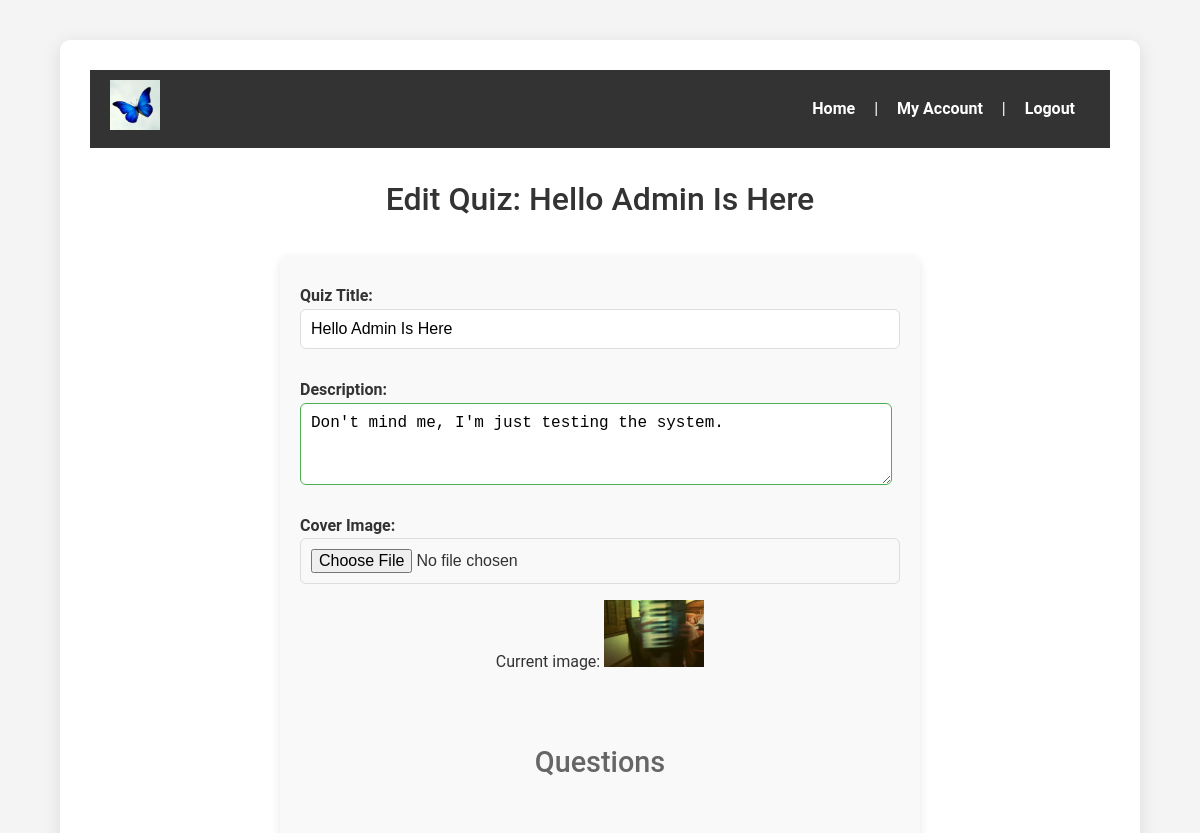
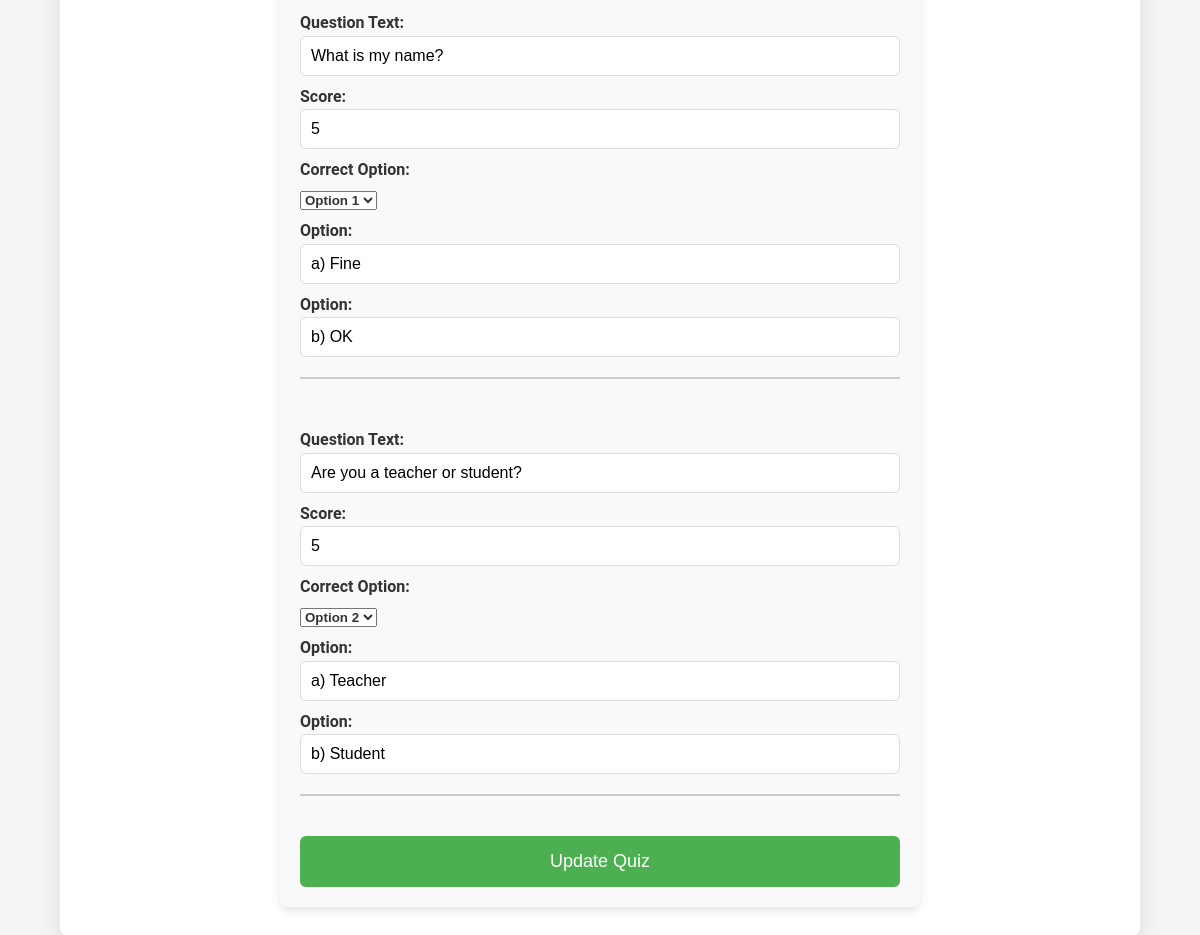
The app's page /edit_quiz.php?quiz_id=6 (signed in) with its own data (2 pictures, top to bottom).
### tables this page shows
CREATE TABLE `quizzes` (
  `id` int(11) NOT NULL,
  `title` varchar(255) NOT NULL,
  `description` text DEFAULT NULL,
  `cover_image` varchar(255) DEFAULT 'default_cover.jpg',
  `created_by` int(11) DEFAULT NULL,
  `created_at` timestamp NOT NULL DEFAULT current_timestamp(),
  `total_score` int(11) DEFAULT 0
);

CREATE TABLE `questions` (
  `id` int(11) NOT NULL,
  `quiz_id` int(11) DEFAULT NULL,
  `question_text` text NOT NULL,
  `correct_option` int(11) DEFAULT NULL,
  `created_at` timestamp NOT NULL DEFAULT current_timestamp(),
  `score` int(11) NOT NULL DEFAULT 0
);

CREATE TABLE `options` (
  `id` int(11) NOT NULL,
  `question_id` int(11) DEFAULT NULL,
  `option_text` text NOT NULL,
  `is_correct` tinyint(1) DEFAULT 0
);

### edit_quiz.php (the view, shortened to what this page needs)
<?php
include('includes/db_connect.php');
$quiz_id = isset($_GET['quiz_id']) ? $_GET['quiz_id'] : null;
$sql = "SELECT q.title, q.description, q.cover_image,
               qs.id AS question_id, qs.question_text, qs.score, qs.correct_option,
               o.id AS option_id, o.option_text
        FROM quizzes q
        LEFT JOIN questions qs ON q.id = qs.quiz_id
        LEFT JOIN options o ON qs.id = o.question_id
        WHERE q.id = ?
        ORDER BY qs.id ASC, o.id ASC";
$stmt = $conn->prepare($sql);
$stmt->bind_param("i", $quiz_id);
$stmt->execute();
$result = $stmt->get_result();
$quiz_data = $result->fetch_all(MYSQLI_ASSOC);
$options_by_question = [];
foreach ($quiz_data as $data) {
    if ($data['option_id']) {
        $options_by_question[$data['question_id']][] = $data;
    }
}
$quiz_details = $quiz_data[0];
?>
<!DOCTYPE html>
<html lang="en">
<head>
    <link rel="stylesheet" href="css/style.css">
</head>
<body>
    <div class="container">
        <header>
            <div class="logo">
                <img src="images/logo.png" alt="App Logo" width="150">
            </div>
            <div class="nav-menu">
                <a href="index.php">Home</a> |
                <a href="account.php">My Account</a> |
                <a href="logout.php">Logout</a>
            </div>
        </header>
        <h2>Edit Quiz: <?php echo htmlspecialchars($quiz_details['title']); ?></h2>
        <form action="edit_quiz.php?quiz_id=<?php echo $quiz_id; ?>" method="POST" enctype="multipart/form-data">
            <div class="form-section">
                <label for="title">Quiz Title:</label>
                <input type="text" id="title" name="title" value="<?php echo htmlspecialchars($quiz_details['title']); ?>" required>
            </div>
            <div class="form-section">
                <label for="description">Description:</label>
                <textarea id="description" name="description" required><?php echo htmlspecialchars($quiz_details['description']); ?></textarea>
            </div>
            <div class="form-section">
                <label for="cover_image">Cover Image:</label>
                <input type="file" id="cover_image" name="cover_image">
                <?php if ($quiz_details['cover_image']) : ?>
                    <p>Current image: <img src="images/<?php echo htmlspecialchars($quiz_details['cover_image']); ?>" alt="Cover Image" width="100"></p>
                <?php endif; ?>
            </div>
			<h3>Questions</h3>
			<?php foreach ($quiz_data as $row) : ?>
				<?php if (!isset($displayed_questions[$row['question_id']])) : ?>
					<div class="question-section">
						<label for="question_<?php echo $row['question_id']; ?>">Question Text:</label>
						<input type="text" name="questions[<?php echo $row['question_id']; ?>][question_text]" value="<?php echo htmlspecialchars($row['question_text']); ?>" required>
						<label for="score_<?php echo $row['question_id']; ?>">Score:</label>
						<input type="number" name="questions[<?php echo $row['question_id']; ?>][score]" value="<?php echo $row['score']; ?>" required>
						<label for="correct_option_<?php echo $row['question_id']; ?>">Correct Option:</label>
						<select name="questions[<?php echo $row['question_id']; ?>][correct_option]" required>
							<?php
							$options_for_question = $options_by_question[$row['question_id']];
							foreach ($options_for_question as $index => $option) :
							?>
								<option value="<?php echo $option['option_id']; ?>" <?php echo ($row['correct_option'] == $option['option_id']) ? 'selected' : ''; ?>>
									Option <?php echo $index + 1; ?>
								</option>
							<?php endforeach; ?>
						</select>
						<?php foreach ($options_for_question as $option) : ?>
							<div class="option-section">
								<label for="option_<?php echo $row['question_id']; ?>">Option:</label>
								<input type="text" name="questions[<?php echo $row['question_id']; ?>][options][<?php echo $option['option_id']; ?>][option_text]" value="<?php echo htmlspecialchars($option['option_text']); ?>" required>
							</div>
						<?php endforeach; ?>
					</div>
					<?php $displayed_questions[$row['question_id']] = true; ?>
				<?php endif; ?>
			<?php endforeach; ?>
            <button type="submit">Update Quiz</button>
        </form>
    </div>
</body>
</html>

### css/style.css (style rules this page uses)
body { font-family: 'Roboto', sans-serif; background-color: #f4f4f4; color: #333; margin: 0; padding: 0; line-height: 1.6; }
.container { width: 85%; margin: 40px auto; padding: 30px; background-color: #fff; box-shadow: 0 4px 20px rgba(0, 0, 0, 0.1); border-radius: 10px; max-width: 1200px; text-align: center; }
h2, h3 { text-align: center; color: #333; margin-bottom: 30px; font-size: 2rem; font-weight: 500; }
h3 { font-size: 1.8rem; color: #666; }
form { display: flex; flex-direction: column; gap: 20px; max-width: 600px; margin: 0 auto; padding: 20px; background-color: #f9f9f9; border-radius: 8px; box-shadow: 0 4px 10px rgba(0, 0, 0, 0.1); }
form .form-section { display: flex; flex-direction: column; }
form label { font-weight: 600; color: #333; text-align: left; display: block; margin-top: 8px; }
form select { font-weight: 600; color: #333; text-align: left; display: block; margin-top: 8px; }
form input:valid, form textarea:valid { border-color: #4CAF50; }
textarea { width: 95%; height: 60px; padding: 10px; border: 1px solid #ddd; border-radius: 6px; font-size: 16px; resize: vertical; }
form input[type="text"], form input[type="email"], form input[type="password"], form input[type="number"], form input[type="file"] { padding: 10px; border: 1px solid #ddd; border-radius: 6px; font-size: 16px; transition: border-color 0.3s ease; width: 100%; box-sizing: border-box; }
button[type="submit"] { background-color: #4CAF50; color: white; padding: 15px; font-size: 18px; border: none; border-radius: 6px; cursor: pointer; transition: background-color 0.3s ease; }
.question-section { margin-bottom: 20px; padding-bottom: 20px; border-bottom: 2px solid #ccc; }
header { background-color: #333; color: #fff; padding: 15px 0; display: flex; justify-content: space-between; align-items: center; padding: 10px 20px; }
header .logo img { width: 50px; height: 50px; }
header .nav-menu a { color: #fff; text-decoration: none; margin: 0 15px; font-weight: 600; }

### records on screen
quizzes: title "Hello Admin Is Here", description "Don't mind me, I'm just testing the system.", cover_image (picture), question_text "What is my name?", score "5", value "Option 1", option_text "a) Fine", option_text "b) OK", question_text "Are you a teacher or student?", value "Option 2", option_text "a) Teacher", option_text "b) Student"
